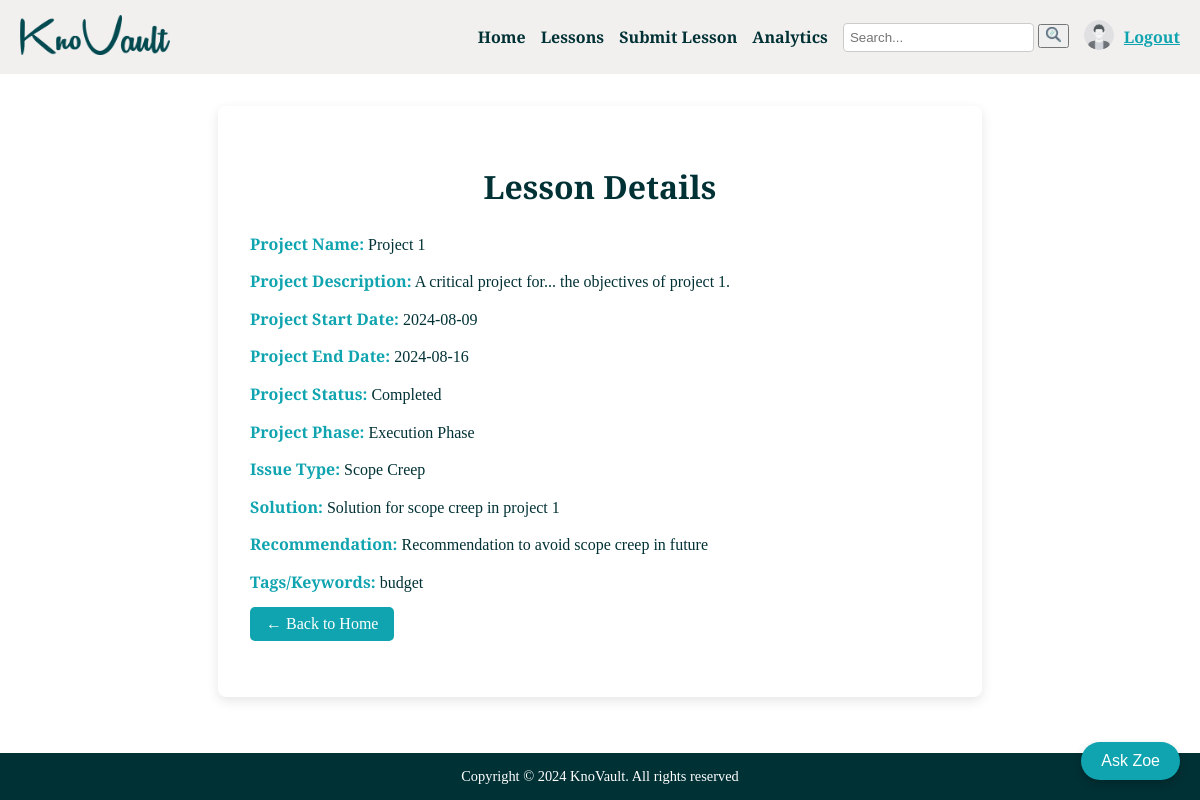
The page /lesson/1 (signed in) on the database its author committed.
### app/models.py (models this page shows, shortened)
class Lesson(db.Model):
    id = db.Column(db.Integer, primary_key=True)
    user_id = db.Column(db.Integer, ForeignKey('user.id', name='fk_lesson_user_id'))
    project_name = db.Column(db.String(100), nullable=False)
    project_phase = db.Column(db.String(50), nullable=False)
    issue_type = db.Column(db.String(50), nullable=False)
    solution = db.Column(db.Text, nullable=False)
    recommendation = db.Column(db.Text, nullable=True)
    tags = db.Column(db.String(100), nullable=True)
    project_description = db.Column(db.Text, nullable=True)
    project_start_date = db.Column(db.DateTime, nullable=True)
    project_end_date = db.Column(db.DateTime, nullable=True)
    project_status = db.Column(db.String(50), nullable=True)  # e.g., "Ongoing", "Completed"
    PROJECT_PHASES = [
        'Initiation Phase',
        'Planning Phase',
        'Execution Phase',
        'Monitoring and Controlling Phase',
        'Closure Phase'
    ]
    ISSUE_TYPES = [
        'Communication Issues',
        'Resource Allocation Issues',
        'Scope Creep',
        'Risk Management',
        'Quality Issues',
        'Stakeholder Alignment',
        'Technical Challenges',
        'Timeline/Deadline Issues',
        'Dependency Management',
        'Budget Overrun',
        'Regulatory or Compliance Issues',
        'Human Resource Issues',
        'Project Governance',
        'Environmental/Social Impact',
        'Others'
    ]
    PROJECT_STATUSES = ['Ongoing', 'Completed', 'On Hold']

### app/main/routes.py (the view)
@main.route('/lesson/<int:lesson_id>', methods=['GET'])
@login_required
def view_lesson(lesson_id):
    lesson = Lesson.query.get_or_404(lesson_id)
    return render_template('view_lesson.html', lesson=lesson)

### app/__init__.py (called while the page is built)
@login_manager.user_loader
def load_user(user_id):
    from app.models import User
    return User.query.get(int(user_id))

### app/models.py (called while the page is built)
    @property
    def is_admin(self):
        return self.role == 'admin'

### app/templates/view_lesson.html (shortened to what this page needs)
<!DOCTYPE html>
<html lang="en">
    {% extends "base.html" %}
    {% block content %}
    <div class="view-lesson-container">
        <h2>Lesson Details</h2>
        <div class="lesson-details">
            <p><strong>Project Name:</strong> {{ lesson.project_name }}</p>
            <p><strong>Project Description:</strong> {{ lesson.project_description }}</p>
            <p><strong>Project Start Date:</strong> {{ lesson.project_start_date.strftime('%Y-%m-%d') }}</p>
            <p><strong>Project End Date:</strong> {{ lesson.project_end_date.strftime('%Y-%m-%d') }}</p>
            <p><strong>Project Status:</strong> {{ lesson.project_status }}</p>
            <p><strong>Project Phase:</strong> {{ lesson.project_phase }}</p>
            <p><strong>Issue Type:</strong> {{ lesson.issue_type }}</p>
            <p><strong>Solution:</strong> {{ lesson.solution }}</p>
            <p><strong>Recommendation:</strong> {{ lesson.recommendation }}</p>
            <p><strong>Tags/Keywords:</strong> {{ lesson.tags }}</p>
        </div>
        <a href="{{ url_for('main.home') }}" class="back-button">← Back to Home</a>
    </div>
    {% endblock %}

### app/static/style.css (style rules this page uses)
:root { --primary-color: #003135; --secondary-color: #0fa4af; --background-color: #ffffff; --header-background-color: #f2f0ef; }
body { background-color: var(--background-color); color: var(--primary-color); font-family: 'Playfair Display', serif; margin: 0; padding: 0; display: flex; flex-direction: column; min-height: 100vh; }
.view-lesson-container { max-width: 700px; margin: 2rem auto; background-color: white; padding: 2rem; border-radius: 8px; box-shadow: 0 4px 12px rgba(0, 0, 0, 0.1); color: var(--primary-color); }
.view-lesson-container h2 { text-align: center; font-size: 2rem; color: var(--primary-color); margin-bottom: 1.5rem; }
.lesson-details { font-size: 1rem; line-height: 1.6; }
.lesson-details p { margin: 0.75rem 0; color: var(--primary-color); }
.lesson-details p strong { color: var(--secondary-color); }
.back-button { display: inline-block; margin-bottom: 1.5rem; padding: 8px 16px; background-color: var(--secondary-color); color: white; text-decoration: none; border-radius: 5px; font-size: 1rem; transition: background-color 0.3s ease; }
h1, h2 { text-align: center; color: #003135; }

### rows shown on the page
Lesson: project_name "Project 1", project_description "A critical project for... the objectives of project 1.", project_start_date "2024-08-09", project_end_date "2024-08-16", project_status "Completed", project_phase "Execution Phase", issue_type "Scope Creep", solution "Solution for scope creep in project 1", recommendation "Recommendation to avoid scope creep in future", tags "budget"
